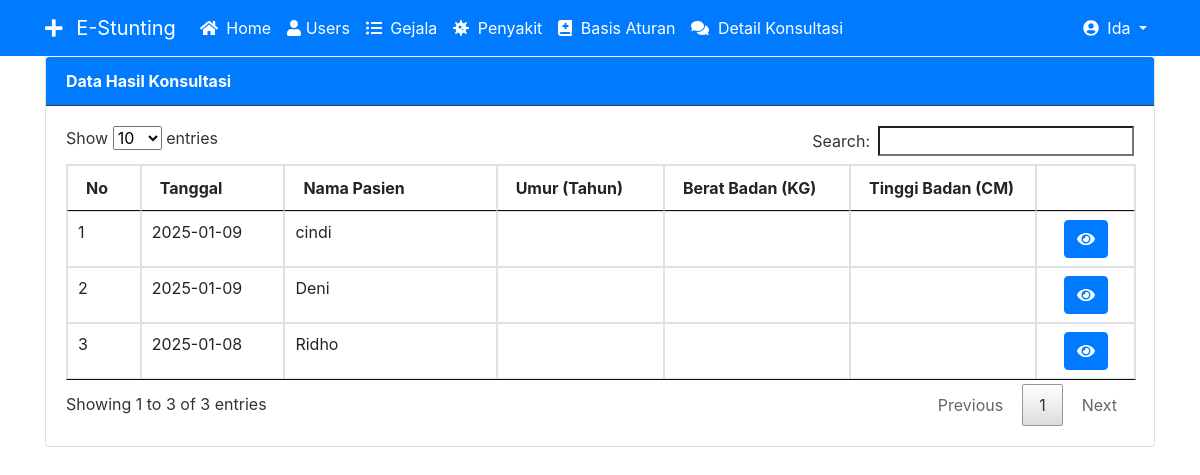
The page /index.php?page=konsultasiadm (signed in) on the database its author committed.
### tables this page shows
CREATE TABLE `konsultasi` (
  `idkonsultasi` int(11) NOT NULL,
  `tanggal` date NOT NULL,
  `nama` varchar(50) NOT NULL
);

### konsultasi_adm/tampil_konsultasi_adm.php (the view, shortened to what this page needs)
<!DOCTYPE html>
<html lang="en">
<head>
</head>
<body>
    <div class="card">
        <div class="card-header bg-primary text-white border-dark mt-5"><strong>Data Hasil Konsultasi</strong></div>
        <div class="card-body">
            <table class="table table-bordered" id="myTable">
                <thead>
                    <tr>
                        <th width="50px">No</th>
                        <th width="150px">Tanggal</th>
                        <th width="300px">Nama Pasien</th>
                        <th width="200px">Umur (Tahun)</th>
                        <th width="250px">Berat Badan (KG)</th>
                        <th width="250px">Tinggi Badan (CM)</th>
                        <th width="100px"></th>
                    </tr>
                </thead>
                <tbody>
                    <?php
                    $no = 1;
                    $sql = "SELECT * FROM konsultasi ORDER BY tanggal DESC, nama ASC";
                    $result = $conn->query($sql);
                    while ($row = $result->fetch_assoc()) {
                    ?>
                        <tr>
                            <td><?php echo $no++; ?></td>
                            <td><?php echo $row['tanggal']; ?></td>
                            <td><?php echo $row['nama']; ?></td>
                            <td><?php echo $row['umur']; ?></td>
                            <td><?php echo $row['b_badan']; ?></td>
                            <td><?php echo $row['t_badan']; ?></td>
                            <td align="center">
                                <a class="btn btn-primary" href="?page=konsultasiadm&action=detail&id=<?php echo $row['idkonsultasi']; ?>">
                                    <i class="fa fa-eye"></i>
                                </a>
                            </td>
                        </tr>
                    <?php
                    }
                    ?>
                </tbody>
            </table>
        </div>
    </div>
</body>
</html>

### assets/css/all.css (style rules this page uses)
.fa-eye:before { content:"\f06e" }

### rows shown on the page
konsultasi: tanggal "2025-01-09", nama "cindi"
konsultasi: tanggal "2025-01-09", nama "Deni"
konsultasi: tanggal "2025-01-08", nama "Ridho"

### other values the page prints
$_SESSION['username'] "Ida"
